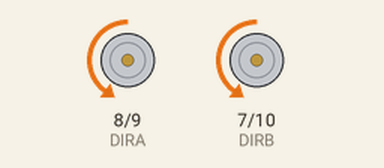
A program run on a simulated Arduino Uno, built with avr-gcc and run on an emulated ATmega328P. On the bench: direction and speed pins drawn as motors (green arrow = direction pin HIGH = forward, orange = LOW = backward, longer = more drive).

Above: at 0.1 s.
At 1.9 s:
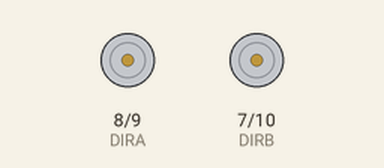
At 3.7 s:
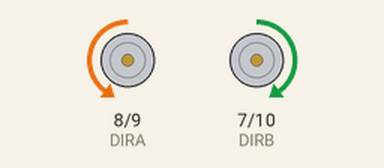
At 5.3 s:
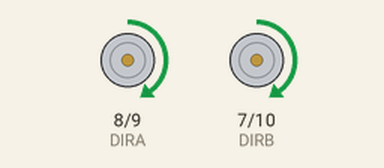
Timing chart, 0 to 5.6 s (numbered marks = the images above):
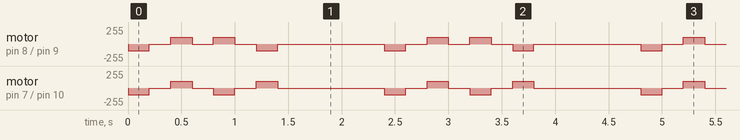

The program:

main.cpp
```cpp
// (licence header left out)
#include <Arduino.h>
#include "ir_sensor.h" // Include the IR sensor code
// #include "distance_sensor.h"

// Clockwise and counter-clockwise definitions.
// Depending on how you wired your motors, you may need to swap.
#define FORWARD  0
#define REVERSE 1

// Motor definitions to make life easier:
#define MOTOR_A 0
#define MOTOR_B 1

// Pin Assignments //
//Default pins:
// #define DIRA 2 // Direction control for motor A
// #define PWMA 3  // PWM control (speed) for motor A
// #define DIRB 4 // Direction control for motor B
// #define PWMB 11 // PWM control (speed) for motor B

////Alternate pins:
#define DIRA 8 // Direction control for motor A
#define PWMA 9 // PWM control (speed) for motor A
#define DIRB 7 // Direction control for motor B
#define PWMB 10 // PWM control (speed) for motor B

int delayTime = 200; // Time (in milliseconds) to drive motors in loop()
int speedSet = 100; // Speed setting (0-255) for motors in loop()

void driveArdumoto(byte motor, byte dir, byte spd);
void setupArdumoto();
void stopArdumoto(byte motor);

void forward(byte spd);
void backward(byte spd);
void left(byte spd);
void right(byte spd);
void stop(void);

void setup()
{
  Serial.begin(9600);
  setupArdumoto(); // Set all pins as outputs
  ir_setup();
  // ultrasonic_setup();
}

void loop()
{
  // ir_test();
  // delay(500);

  forward(speedSet);
  delay(delayTime);
  stop();
  delay(delayTime);

  backward(speedSet);
  delay(delayTime);
  stop();
  delay(delayTime);

  left(speedSet);
  delay(delayTime);
  stop();

  delay(delayTime);
  right(speedSet);
  delay(delayTime);
  stop();

  delay(1000);
}

void forward(byte spd)
{
  driveArdumoto(MOTOR_A, FORWARD, spd);  // Motor A at max speed.
  driveArdumoto(MOTOR_B, FORWARD, spd);  // Motor B at max speed.
}

void backward(byte spd)
{
  driveArdumoto(MOTOR_A, REVERSE, spd);  // Motor A at max speed.
  driveArdumoto(MOTOR_B, REVERSE, spd);  // Motor B at max speed.
}

void left(byte spd)
{
  driveArdumoto(MOTOR_A, REVERSE, spd);  // Motor A at max speed.
  driveArdumoto(MOTOR_B, FORWARD, spd);  // Motor B at max speed.
}

void right(byte spd)
{
  driveArdumoto(MOTOR_A, FORWARD, spd);  // Motor A at max speed.
  driveArdumoto(MOTOR_B, REVERSE, spd);  // Motor B at max speed.
}

void stop()
{
  stopArdumoto(MOTOR_A);  // STOP motor A
  stopArdumoto(MOTOR_B);  // STOP motor B
}

// driveArdumoto drives 'motor' in 'dir' direction at 'spd' speed
void driveArdumoto(byte motor, byte dir, byte spd)
{
  if (motor == MOTOR_A)
  {
    digitalWrite(DIRA, dir);
    analogWrite(PWMA, spd);
  }
  else if (motor == MOTOR_B)
  {
    digitalWrite(DIRB, dir);
    analogWrite(PWMB, spd);
  }
}

// stopArdumoto makes a motor stop
void stopArdumoto(byte motor)
{
  driveArdumoto(motor, 0, 0);
}

// setupArdumoto initialize all pins
void setupArdumoto()
{
  // All pins should be setup as outputs:
  pinMode(PWMA, OUTPUT);
  pinMode(PWMB, OUTPUT);
  pinMode(DIRA, OUTPUT);
  pinMode(DIRB, OUTPUT);

  // Initialize all pins as low:
  digitalWrite(PWMA, LOW);
  digitalWrite(PWMB, LOW);
  digitalWrite(DIRA, LOW);
  digitalWrite(DIRB, LOW);
}
```

distance_sensor.cpp
```cpp
#include "distance_sensor.h"

void ultrasonic_setup() {
  pinMode(US1_TRIG, OUTPUT);
  pinMode(US2_TRIG, OUTPUT);
  pinMode(US3_TRIG, OUTPUT);
  pinMode(US4_TRIG, OUTPUT);

  pinMode(US1_ECHO, INPUT);
  pinMode(US2_ECHO, INPUT);
  pinMode(US3_ECHO, INPUT);
  pinMode(US4_ECHO, INPUT);

  Serial.println("Ultrasonic sensors initialized...");
}

long getDistanceCM(int trigPin, int echoPin) {
  digitalWrite(trigPin, LOW);
  delayMicroseconds(2);
  digitalWrite(trigPin, HIGH);
  delayMicroseconds(10);
  digitalWrite(trigPin, LOW);

  long duration = pulseIn(echoPin, HIGH, 30000UL); // 30 ms timeout (~5m)
  if (duration == 0) return -1;

  return duration / 58; // convert microseconds to cm
}

int ultrasonic_checkObstacle() {
  long d_front = getDistanceCM(US1_TRIG, US1_ECHO);
  // long d_back  = getDistanceCM(US2_TRIG, US2_ECHO);
  // long d_left  = getDistanceCM(US3_TRIG, US3_ECHO);
  // long d_right = getDistanceCM(US4_TRIG, US4_ECHO);

  Serial.print("Front: "); Serial.print(d_front);
  // Serial.print(" | Back: "); Serial.print(d_back);
  // Serial.print(" | Left: "); Serial.print(d_left);
  // Serial.print(" | Right: "); Serial.println(d_right);

  if (d_front > 0 && d_front < OBSTACLE_THRESHOLD_CM) return OBSTACLE_FRONT;
  // if (d_back  > 0 && d_back  < OBSTACLE_THRESHOLD_CM) return OBSTACLE_BACK;
  // if (d_left  > 0 && d_left  < OBSTACLE_THRESHOLD_CM) return OBSTACLE_LEFT;
  // if (d_right > 0 && d_right < OBSTACLE_THRESHOLD_CM) return OBSTACLE_RIGHT;

  return NONE;
}
```

distance_sensor.h
```cpp
#ifndef ULTRASONIC_H
#define ULTRASONIC_H

#include <Arduino.h>

// === Ultrasonic sensor pin definitions ===
#define US2_TRIG 6   // FRONT
#define US2_ECHO 2

#define US1_TRIG 5   // BACK
#define US1_ECHO 3

#define US4_TRIG 4   // LEFT
#define US4_ECHO 12

#define US3_TRIG 11  // RIGHT
#define US3_ECHO 13

// === Constants ===
#define OBSTACLE_THRESHOLD_CM 30

// Return identifiers
#define OBSTACLE_FRONT  1
#define OBSTACLE_BACK   2
#define OBSTACLE_LEFT   3
#define OBSTACLE_RIGHT  4
#define NONE   0

// === Function declarations ===
void ultrasonic_setup();
long getDistanceCM(int trigPin, int echoPin);
int ultrasonic_checkObstacle();   // returns FRONT/BACK/LEFT/RIGHT/NONE

#endif
```

ir_sensor.cpp
```cpp
#include "ir_sensor.h"

// Movement codes
// #define DEFAULT 0
// #define IR_FORWARD 1
// #define IR_BACKWARD 2
// #define IR_RIGHT_FORWARD 3
// #define IR_LEFT_FORWARD 4

int reading_front_right;
int reading_front_left;
int reading_back_right;
int reading_back_left;


void ir_setup() {
  // If sensors are digital type, set them as INPUT
  pinMode(IR_PIN_FRONT_RIGHT, INPUT);
  pinMode(IR_PIN_FRONT_LEFT, INPUT);
  pinMode(IR_PIN_BACK_RIGHT, INPUT);
  pinMode(IR_PIN_BACK_LEFT, INPUT);
}

void ir_read() {
  int reading_front_right = digitalRead(IR_PIN_FRONT_RIGHT);
  int reading_front_left  = digitalRead(IR_PIN_FRONT_LEFT);
  int reading_back_right = digitalRead(IR_PIN_BACK_RIGHT);
  int reading_back_left = digitalRead(IR_PIN_BACK_LEFT);
}

int ir_test() {

  // Serial.print(reading_front_left); Serial.print("------"); Serial.print(reading_front_right);
  // Serial.println("");
  // Serial.print(" || ");
  // Serial.print(" || ");
  // Serial.println("");
  // Serial.print(reading_back_left); Serial.print("------"); Serial.print(reading_back_right);
  // Serial.println("");
  // Serial.println("");

  // case (reading_front_left + reading_front_right + reading_back_left + reading_back_right) {
  //   case 0:
  //     Serial.println("No line detected");
  //     return DEFAULT;
  //   case 1:
  //     Serial.println("Move Forward");
  //     return IR_FORWARD;
  //   case 2:
  //     Serial.println("Move Backward");
  //     return IR_BACKWARD;
  //   case 3:
  //     Serial.println("Turn Right");
  //     return IR_RIGHT;
  //   case 4:
  //     Serial.println("Turn Left");
  //     return IR_LEFT;
  //   default:
  //     Serial.println("No valid movement detected");
  //     return DEFAULT;
  // }
}
```

ir_sensor.h
```cpp
#ifndef IRSENSOR_H
#define IRSENSOR_H

#include <Arduino.h>

// Pin definitions
// IR sensor pins (latest mapping)
// const int IR1_PIN = A0;
// const int IR2_PIN = A1;
// const int IR3_PIN = A2;
// const int IR4_PIN = A3;

// Movement codes
#define DEFAULT 0
#define IR_FORWARD 1
#define IR_BACKWARD 2
#define IR_LEFT 3
#define IR_RIGHT 4

// Pin definitions
#define IR_PIN_FRONT_RIGHT A1
#define IR_PIN_FRONT_LEFT A0
#define IR_PIN_BACK_RIGHT A2
#define IR_PIN_BACK_LEFT A3

// void initIRSensors();
// int readIRSensor(int index);
void ir_setup(void);
int ir_test(void);

#endif
```

Measured:
- by itself, motor on pin 8 (DIRA) / pin 9 (PWMA): repeats every 2.4 s: 2 × (stopped 0.20 s, forward 100/255 0.20 s), stopped 0.20 s, backward 100/255 0.20 s, stopped 1.0 s, backward 100/255 0.20 s
- by itself, motor on pin 7 (DIRB) / pin 10 (PWMB): repeats every 2.4 s: stopped 0.20 s, forward 100/255 0.20 s, stopped 0.20 s, backward 100/255 0.20 s, stopped 0.20 s, forward 100/255 0.20 s, stopped 1.0 s, backward 100/255 0.20 s
